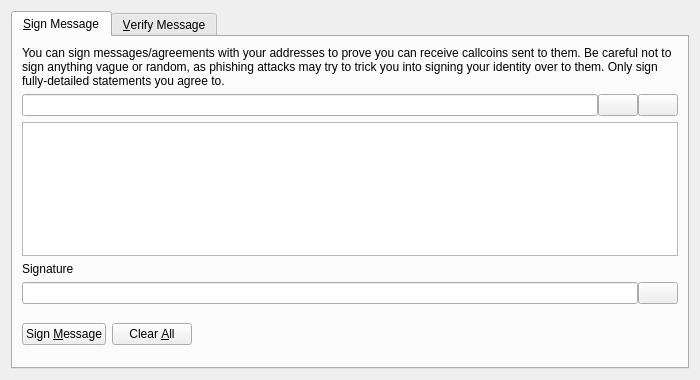
<?xml version="1.0" encoding="UTF-8"?>
<ui version="4.0">
 <class>SignVerifyMessageDialog</class>
 <widget class="QDialog" name="SignVerifyMessageDialog">
  <property name="geometry">
   <rect>
    <x>0</x>
    <y>0</y>
    <width>700</width>
    <height>380</height>
   </rect>
  </property>
  <property name="windowTitle">
   <string>Signatures - Sign / Verify a Message</string>
  </property>
  <property name="modal">
   <bool>true</bool>
  </property>
  <layout class="QVBoxLayout" name="verticalLayout">
   <item>
    <widget class="QTabWidget" name="tabWidget">
     <property name="currentIndex">
      <number>0</number>
     </property>
     <widget class="QWidget" name="tabSignMessage">
      <attribute name="title">
       <string>&amp;Sign Message</string>
      </attribute>
      <layout class="QVBoxLayout" name="verticalLayout_SM">
       <item>
        <widget class="QLabel" name="infoLabel_SM">
         <property name="text">
          <string>You can sign messages/agreements with your addresses to prove you can receive callcoins sent to them. Be careful not to sign anything vague or random, as phishing attacks may try to trick you into signing your identity over to them. Only sign fully-detailed statements you agree to.</string>
         </property>
         <property name="textFormat">
          <enum>Qt::PlainText</enum>
         </property>
         <property name="wordWrap">
          <bool>true</bool>
         </property>
        </widget>
       </item>
       <item>
        <layout class="QHBoxLayout" name="horizontalLayout_1_SM">
         <property name="spacing">
          <number>0</number>
         </property>
         <item>
          <widget class="QValidatedLineEdit" name="addressIn_SM">
           <property name="toolTip">
            <string>The callcoin address to sign the message with</string>
           </property>
          </widget>
         </item>
         <item>
          <widget class="QPushButton" name="addressBookButton_SM">
           <property name="toolTip">
            <string>Choose previously used address</string>
           </property>
           <property name="text">
            <string/>
           </property>
           <property name="icon">
            <iconset resource="../bitcoin.qrc">
             <normaloff>:/icons/address-book</normaloff>:/icons/address-book</iconset>
           </property>
           <property name="shortcut">
            <string>Alt+A</string>
           </property>
           <property name="autoDefault">
            <bool>false</bool>
           </property>
          </widget>
         </item>
         <item>
          <widget class="QPushButton" name="pasteButton_SM">
           <property name="toolTip">
            <string>Paste address from clipboard</string>
           </property>
           <property name="text">
            <string/>
           </property>
           <property name="icon">
            <iconset resource="../bitcoin.qrc">
             <normaloff>:/icons/editpaste</normaloff>:/icons/editpaste</iconset>
           </property>
           <property name="shortcut">
            <string>Alt+P</string>
           </property>
           <property name="autoDefault">
            <bool>false</bool>
           </property>
          </widget>
         </item>
        </layout>
       </item>
       <item>
        <widget class="QPlainTextEdit" name="messageIn_SM">
         <property name="toolTip">
          <string>Enter the message you want to sign here</string>
         </property>
        </widget>
       </item>
       <item>
        <widget class="QLabel" name="signatureLabel_SM">
         <property name="text">
          <string>Signature</string>
         </property>
         <property name="textFormat">
          <enum>Qt::PlainText</enum>
         </property>
        </widget>
       </item>
       <item>
        <layout class="QHBoxLayout" name="horizontalLayout_2_SM">
         <property name="spacing">
          <number>0</number>
         </property>
         <item>
          <widget class="QLineEdit" name="signatureOut_SM">
           <property name="font">
            <font>
             <italic>true</italic>
            </font>
           </property>
           <property name="readOnly">
            <bool>true</bool>
           </property>
          </widget>
         </item>
         <item>
          <widget class="QPushButton" name="copySignatureButton_SM">
           <property name="toolTip">
            <string>Copy the current signature to the system clipboard</string>
           </property>
           <property name="text">
            <string/>
           </property>
           <property name="icon">
            <iconset resource="../bitcoin.qrc">
             <normaloff>:/icons/editcopy</normaloff>:/icons/editcopy</iconset>
           </property>
           <property name="autoDefault">
            <bool>false</bool>
           </property>
          </widget>
         </item>
        </layout>
       </item>
       <item>
        <layout class="QHBoxLayout" name="horizontalLayout_3_SM">
         <item>
          <widget class="QPushButton" name="signMessageButton_SM">
           <property name="toolTip">
            <string>Sign the message to prove you own this callcoin address</string>
           </property>
           <property name="text">
            <string>Sign &amp;Message</string>
           </property>
           <property name="icon">
            <iconset resource="../bitcoin.qrc">
             <normaloff>:/icons/edit</normaloff>:/icons/edit</iconset>
           </property>
           <property name="autoDefault">
            <bool>false</bool>
           </property>
          </widget>
         </item>
         <item>
          <widget class="QPushButton" name="clearButton_SM">
           <property name="toolTip">
            <string>Reset all sign message fields</string>
           </property>
           <property name="text">
            <string>Clear &amp;All</string>
           </property>
           <property name="icon">
            <iconset resource="../bitcoin.qrc">
             <normaloff>:/icons/remove</normaloff>:/icons/remove</iconset>
           </property>
           <property name="autoDefault">
            <bool>false</bool>
           </property>
          </widget>
         </item>
         <item>
          <spacer name="horizontalSpacer_1_SM">
           <property name="orientation">
            <enum>Qt::Horizontal</enum>
           </property>
           <property name="sizeHint" stdset="0">
            <size>
             <width>40</width>
             <height>48</height>
            </size>
           </property>
          </spacer>
         </item>
         <item>
          <widget class="QLabel" name="statusLabel_SM">
           <property name="font">
            <font>
             <weight>75</weight>
             <bold>true</bold>
            </font>
           </property>
           <property name="text">
            <string/>
           </property>
           <property name="wordWrap">
            <bool>true</bool>
           </property>
          </widget>
         </item>
         <item>
          <spacer name="horizontalSpacer_2_SM">
           <property name="orientation">
            <enum>Qt::Horizontal</enum>
           </property>
           <property name="sizeHint" stdset="0">
            <size>
             <width>40</width>
             <height>48</height>
            </size>
           </property>
          </spacer>
         </item>
        </layout>
       </item>
      </layout>
     </widget>
     <widget class="QWidget" name="tabVerifyMessage">
      <attribute name="title">
       <string>&amp;Verify Message</string>
      </attribute>
      <layout class="QVBoxLayout" name="verticalLayout_VM">
       <item>
        <widget class="QLabel" name="infoLabel_VM">
         <property name="text">
          <string>Enter the receiver's address, message (ensure you copy line breaks, spaces, tabs, etc. exactly) and signature below to verify the message. Be careful not to read more into the signature than what is in the signed message itself, to avoid being tricked by a man-in-the-middle attack. Note that this only proves the signing party receives with the address, it cannot prove sendership of any transaction!</string>
         </property>
         <property name="textFormat">
          <enum>Qt::PlainText</enum>
         </property>
         <property name="alignment">
          <set>Qt::AlignLeading|Qt::AlignLeft|Qt::AlignTop</set>
         </property>
         <property name="wordWrap">
          <bool>true</bool>
         </property>
        </widget>
       </item>
       <item>
        <layout class="QHBoxLayout" name="horizontalLayout_1_VM">
         <property name="spacing">
          <number>0</number>
         </property>
         <item>
          <widget class="QValidatedLineEdit" name="addressIn_VM">
           <property name="toolTip">
            <string>The callcoin address the message was signed with</string>
           </property>
          </widget>
         </item>
         <item>
          <widget class="QPushButton" name="addressBookButton_VM">
           <property name="toolTip">
            <string>Choose previously used address</string>
           </property>
           <property name="text">
            <string/>
           </property>
           <property name="icon">
            <iconset resource="../bitcoin.qrc">
             <normaloff>:/icons/address-book</normaloff>:/icons/address-book</iconset>
           </property>
           <property name="shortcut">
            <string>Alt+A</string>
           </property>
           <property name="autoDefault">
            <bool>false</bool>
           </property>
          </widget>
         </item>
        </layout>
       </item>
       <item>
        <widget class="QPlainTextEdit" name="messageIn_VM"/>
       </item>
       <item>
        <widget class="QValidatedLineEdit" name="signatureIn_VM"/>
       </item>
       <item>
        <layout class="QHBoxLayout" name="horizontalLayout_2_VM">
         <item>
          <widget class="QPushButton" name="verifyMessageButton_VM">
           <property name="toolTip">
            <string>Verify the message to ensure it was signed with the specified callcoin address</string>
           </property>
           <property name="text">
            <string>Verify &amp;Message</string>
           </property>
           <property name="icon">
            <iconset resource="../bitcoin.qrc">
             <normaloff>:/icons/transaction_0</normaloff>:/icons/transaction_0</iconset>
           </property>
           <property name="autoDefault">
            <bool>false</bool>
           </property>
          </widget>
         </item>
         <item>
          <widget class="QPushButton" name="clearButton_VM">
           <property name="toolTip">
            <string>Reset all verify message fields</string>
           </property>
           <property name="text">
            <string>Clear &amp;All</string>
           </property>
           <property name="icon">
            <iconset resource="../bitcoin.qrc">
             <normaloff>:/icons/remove</normaloff>:/icons/remove</iconset>
           </property>
           <property name="autoDefault">
            <bool>false</bool>
           </property>
          </widget>
         </item>
         <item>
          <spacer name="horizontalSpacer_1_VM">
           <property name="orientation">
            <enum>Qt::Horizontal</enum>
           </property>
           <property name="sizeHint" stdset="0">
            <size>
             <width>40</width>
             <height>48</height>
            </size>
           </property>
          </spacer>
         </item>
         <item>
          <widget class="QLabel" name="statusLabel_VM">
           <property name="font">
            <font>
             <weight>75</weight>
             <bold>true</bold>
            </font>
           </property>
           <property name="text">
            <string/>
           </property>
           <property name="wordWrap">
            <bool>true</bool>
           </property>
          </widget>
         </item>
         <item>
          <spacer name="horizontalSpacer_2_VM">
           <property name="orientation">
            <enum>Qt::Horizontal</enum>
           </property>
           <property name="sizeHint" stdset="0">
            <size>
             <width>40</width>
             <height>48</height>
            </size>
           </property>
          </spacer>
         </item>
        </layout>
       </item>
      </layout>
     </widget>
    </widget>
   </item>
  </layout>
 </widget>
 <customwidgets>
  <customwidget>
   <class>QValidatedLineEdit</class>
   <extends>QLineEdit</extends>
   <header>qvalidatedlineedit.h</header>
  </customwidget>
 </customwidgets>
 <resources>
  <include location="../bitcoin.qrc"/>
 </resources>
 <connections/>
</ui>
